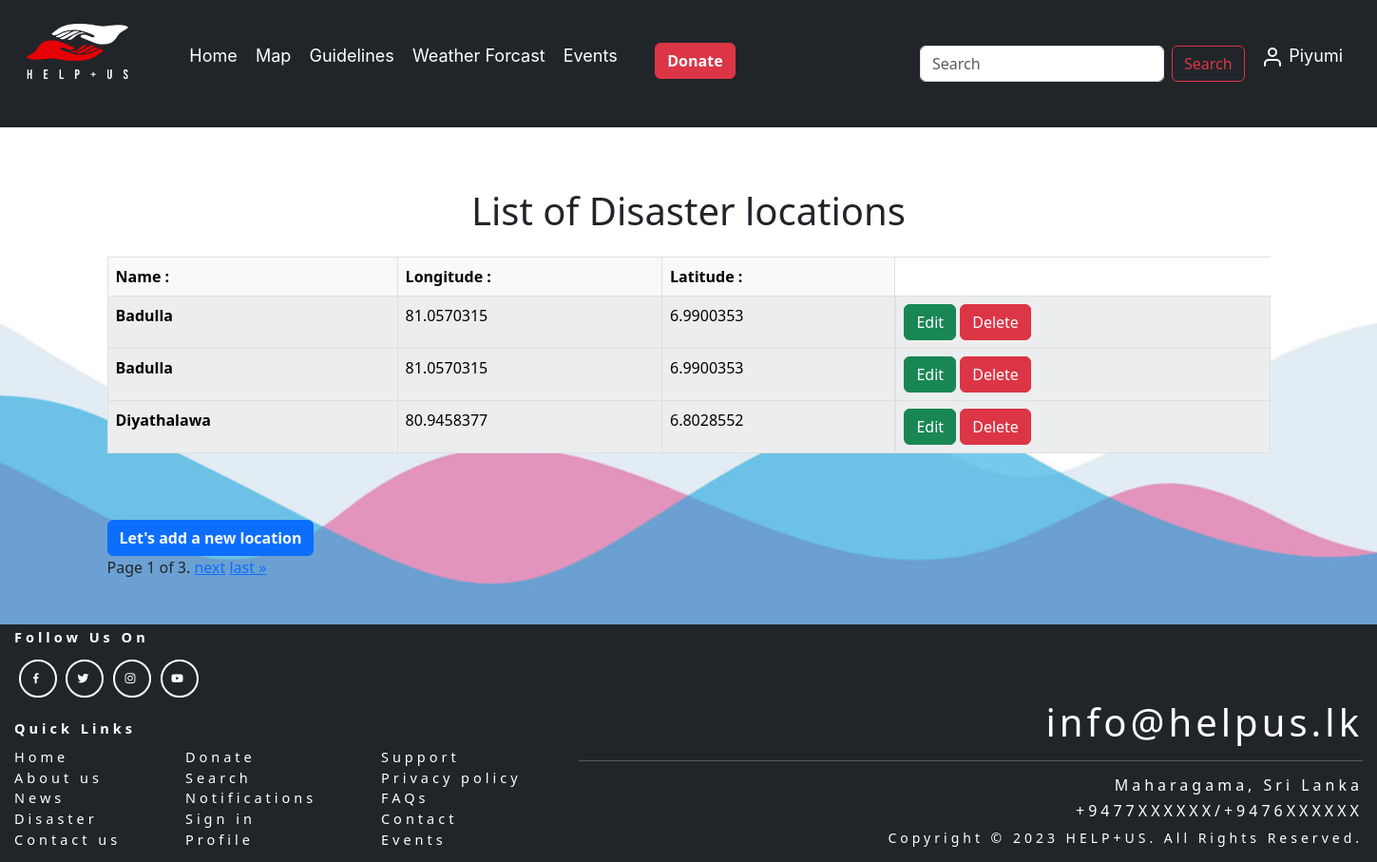
The app's page /app/locationlistview (signed in) with its own data.
### app/models.py (models this page shows, shortened)
class Location(models.Model):
    name = models.CharField(max_length=255, null=True)
    latitude = models.FloatField(default=0)
    longitude = models.FloatField(default=0)

### app/views.py (the view)
# urls.py: path('locationlistview',  login_required(LocationListView.as_view()), name='location_index'),
class LocationListView(ListView):
    permission_required = 'app.view_location'
    template_name_suffix = "_index"
    model = Location
    paginate_by = 3

### app/templates/app/location_index.html (shortened to what this page needs)
<!DOCTYPE html>
<html>
  {% extends "base.html" %} {% block content %}
  <head>
    <link
      href="https://cdn.jsdelivr.net/npm/bootstrap@5.3.0-alpha3/dist/css/bootstrap.min.css"
      rel="stylesheet"
    />
  </head>
  <body>
    {% load static %}
    <div
      class="bg-opacity-25 view"
      style="
        background-image: url('{% static 'app/images/bg3.png'%}');
        background-repeat: no-repeat;
        background-size: cover;
        background-position: center center;
      "
    >
      <div class="container p-5">
        <div>
          <h1 class="p-3 g-col-6 text-center">List of Disaster locations</h1>
        </div>
        <div>
          <table class="table table-bordered table-striped table-light">
            <thead>
              <tr>
                <th scope="col">Name :</th>
                <th scope="col">Longitude :</th>
                <th scope="col">Latitude :</th>
              </tr>
              {% for location in object_list %}
            </thead>
            <tbody>
              <tr>
                <td class="fw-semibold">{{location.name}}</td>
                <td>{{location.longitude}}</td>
                <td>{{location.latitude}}</td>
                <td class="d-grid gap-2 d-md-block">
                  <a
                    class="link-light fw-semibold"
                    href="locationupdateview/{{location.id}}"
                    style="text-decoration: none"
                    ><input class="btn btn-success" type="submit" value="Edit"
                  /></a>
                  <a
                    class="link-light fw-semibold"
                    href="locationdeleteview/{{location.id}}"
                    style="text-decoration: none"
                    ><input class="btn btn-danger" type="submit" value="Delete"
                  /></a>
                </td>
              </tr>
              {% endfor %}
            </tbody>
          </table>
        </div>
        <div style="margin-top: 70px">
          <button class="btn btn-primary">
            <a
              class="link-light fw-semibold"
              href="locationcreateview"
              style="text-decoration: none"
              >Let's add a new location</a
            >
          </button>
        </div>
        <div class="pagination">
          <span class="step-links">
            <span class="current">
              Page {{ page_obj.number }} of {{ page_obj.paginator.num_pages }}.
            </span>
            {% if page_obj.has_next %}
            <a href="?page={{ page_obj.next_page_number }}">next</a>
            <a href="?page={{ page_obj.paginator.num_pages }}">last &raquo;</a>
            {% endif %}
          </span>
        </div>
      </div>
    </div>
  </body>
  {% endblock %}

### app/templates/base.html (shortened to what this page needs)
{% load static %}
<!DOCTYPE html>
<html lang="en">
<head>
    <link href="https://cdn.jsdelivr.net/npm/bootstrap@5.3.1/dist/css/bootstrap.min.css" rel="stylesheet"
>
    <link rel="stylesheet" href="https://unpkg.com/leaflet@1.9.4/dist/leaflet.css" />
    <link rel="stylesheet" href="https://cdn.jsdelivr.net/npm/leaflet.locatecontrol@0.79.0/dist/L.Control.Locate.min.css" />
    <link rel="stylesheet" href="https://unpkg.com/leaflet-control-geocoder/dist/Control.Geocoder.css" />
    <link href='https://unpkg.com/boxicons@2.0.7/css/boxicons.min.css' rel='stylesheet'>
    <link rel="stylesheet" href="{% static 'css/style.css' %}">
</head>
<body>
    <nav class="navbar navbar-expand-lg sticky-top bg-dark" style="font-size: 18px;">
        <div class="m-3">
            <div class="d-flex">
                <div class="container-fluid" >
                    <a class="navbar-brand" href="{% url 'home' %}">
                        <img src="{% static 'app/images/helpus.png'%}" alt="Logo" width="auto" height="60"
                            class="d-inline-block align-text-top">
                    </a>
                </div>
                <div class="d-flex justify-content-evenly">
                    <div class="m-3" style="word-wrap: break-word; white-space: nowrap;">
                        <ul class="navbar-nav me-auto mb-2 mb-lg-0">
                            <li class="nav-item">
                                <a class="nav-item" style="font-family:inter" aria-current="page" href="{% url 'home' %}">Home</a>
                            </li>
                            <li class="nav-item">
                                <a id="map-link" class="nav-item" style="font-family: inter" aria-current="page" href="{% url 'map' %}">Map</a>
                            </li>
                            <li class="nav-item">
                                <a class="nav-item" href="{% url 'guidelines'%}" style="font-family:inter">Guidelines</a>
                            </li>
                            <li class="nav-item dropdown" style="font-family:inter">
                                <a class="nav-item" href="#" role="button" data-bs-toggle="dropdown"
                                    aria-expanded="false">
                                    Weather Forcast</a>
                            </li>
                            <li class="nav-item dropdown" style="font-family:inter">
                                <a class="nav-item" href="#" role="button" data-bs-toggle="dropdown"
                                    aria-expanded="false">
                                    Events
                                </a>
                            </li>
                            <li class="nav-donate">
                                <button class="btn btn-danger">
                                    <a class="link-light fw-semibold" href="../donate" style="text-decoration: none;">Donate</a>
                                </button>
                            </li>
                            <div class="m-2" style="width: 33rem; padding-left: 80px;">
                                <span class="d-flex justify-content-end">
                                    <form class="d-flex " role="search">
                                        <input class="form-control me-2" type="search" placeholder="Search" aria-label="Search">
                                        <button class="btn btn-outline-danger" type="submit">Search</button>
                                    </form>
                                </span>
                            </div>
                            <li class="nav-item dropdown" style="font-family:inter">
                                <a class="nav-item" href="#" role="button" data-bs-toggle="dropdown"
                                    aria-expanded="false">
                                    <svg xmlns="http://www.w3.org/2000/svg" width="24" height="24" viewBox="0 0 24 24" fill="none" stroke="currentColor" stroke-width="2" stroke-linecap="round" stroke-linejoin="round" class="feather feather-user">
                                        <path d="M20 21v-2a4 4 0 0 0-4-4H8a4 4 0 0 0-4 4v2"></path>
                                        <circle cx="12" cy="7" r="4"></circle>
                                    </svg>
                                    {{user.username}}</a>
                            </li>
                        </ul>
                    </div>
                </div>
            </div>
        </div>
    </nav>
    {% block content%}
    {% endblock%}
    <footer style="font-size: 14.5px;">
        <section style="text-align: left; margin-left:12px; width: max-content; float:left;">
            <div>
                <div><b>Follow Us On</b></div>
                <div class = "social-links">
                    <a href = "#"><i class='bx bxl-facebook'></i></a>
                    <a href = "#"><i class='bx bxl-twitter'></i></a>
                    <a href = "#"><i class='bx bxl-instagram'></i></a>
                    <a href = "#"><i class='bx bxl-youtube'></i></a>
                </div>
            </div>
            <div>
                <span><b>Quick Links</b></span>
            </div>
            <div style="width: fit-content; float: left; margin-top: 8px;">
                <div style="display: inline-block; margin-right: 60px; text-align: justify;">
                    <a href="#" style="color: white; text-decoration: none;">Home</a><br>
                    <a href="#" style="color: white; text-decoration: none;">About us</a><br>
                    <a href="#" style="color: white; text-decoration: none;">News</a><br>
                    <a href="#" style="color: white; text-decoration: none;">Disaster</a><br>
                    <a href="#" style="color: white; text-decoration: none;">Contact us</a>
                </div>
                <div style="display: inline-block; margin-right: 60px; text-align: justify;">
                    <a href="#" style="color: white; text-decoration: none;">Donate</a><br>
                    <a href="#" style="color: white; text-decoration: none;">Search</a><br>
                    <a href="#" style="color: white; text-decoration: none;">Notifications</a><br>
                    <a href="#" style="color: white; text-decoration: none;">Sign in</a><br>
                    <a href="#" style="color: white; text-decoration: none;">Profile</a>
                </div>
                <div style="display: inline-block; margin-right: 60px; text-align: justify;">
                    <a href="#" style="color: white; text-decoration: none;">Support</a><br>
                    <a href="#" style="color: white; text-decoration: none;">Privacy policy</a><br>
                    <a href="#" style="color: white; text-decoration: none;">FAQs</a><br>
                    <a href="#" style="color: white; text-decoration: none;">Contact</a><br>
                    <a href="#" style="color: white; text-decoration: none;">Events</a>
                </div>
             </div>
            </section>
            <section style="text-align: right; margin-right: 12px; margin-top: 76px;">
                <h1>info@helpus.lk</h1>
                <hr>
                <h6>Maharagama, Sri Lanka</h6>
                <h6>+9477XXXXXX/+9476XXXXXX</h6>
                <span style="font-size: 14px;">Copyright © 2023 HELP+US. All Rights Reserved.</span>
            </section>
    </footer>
</body>
</html>

### app/static/css/style.css (style rules this page uses)
.nav-item { flex: 1; text-align: center; padding: 0.3rem; cursor: pointer; transition: background-color 0.5s ease, color 0.5s ease; text-decoration: none; color:white ; margin-bottom: -10px; }
.nav-donate { padding-left: 30px; padding-top: 5px; }
footer { background: var(--exDark); color: #fff; text-align: center; padding: 2rem 0; }
.social-links { display: flex; justify-content: center; margin-bottom: 1.4rem; }
.social-links a { border: 2px solid #fff; color: #fff; display: block; width: 40px; height: 40px; display: flex; justify-content: center; align-items: center; border-radius: 50%; text-decoration: none; margin: 0 0.3rem; transition: all 0.5s ease; }

### app/templates/base.html (style rules this page uses)
body { display: flex; flex-direction: column; min-height: 100vh; margin: 0; }
footer { padding: 3px; background-color:#212529; color: white; height:250px; letter-spacing: 4px; margin-top: auto; }
.social-links { margin-top: 12px; display: flex; justify-content: left; margin-bottom: 1.4rem; }
.social-links a { border: 2px solid #fff; color: #fff; display: block; width: 40px; height: 40px; display: flex; justify-content: center; align-items: center; border-radius: 50%; text-decoration: none; margin: 0 0.3rem; transition: all 0.5s ease; }

### records on screen
Location: name "Badulla", longitude "81.0570315", latitude "6.9900353"
Location: name "Badulla", longitude "81.0570315", latitude "6.9900353"
Location: name "Diyathalawa", longitude "80.9458377", latitude "6.8028552"

### other values on screen
{{ user.username }} "Piyumi"
{{ page_obj.number }} "1"
{{ page_obj.paginator.num_pages }} "3"
